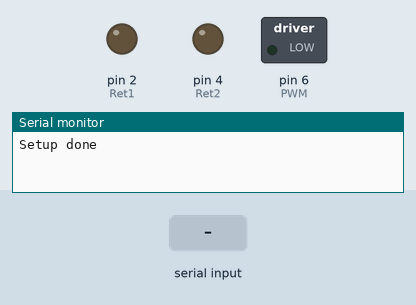
Simulated run of this sketch. Board: Arduino Uno, built with avr-gcc and run on an emulated ATmega328P. Shown: switched loads named in the sketch (green lamp = pin HIGH), output pins drawn as LEDs (lit = HIGH), the last lines printed to the serial monitor. Inputs (shaded band) come from the test bench.

Above: at 1.2 s.
1.3 s: "90,45\n" received over Serial
At 1.9 s:
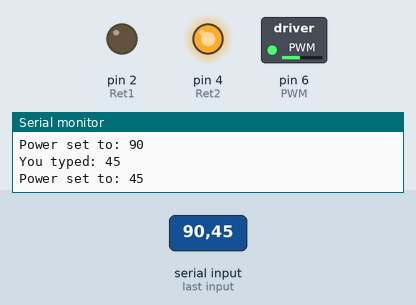
2.8 s: "30,150\n" received over Serial
At 4.0 s:
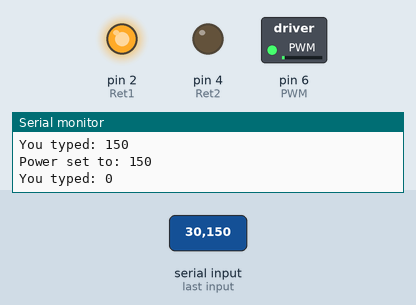
4.3 s: "5\n" received over Serial
At 5.2 s:
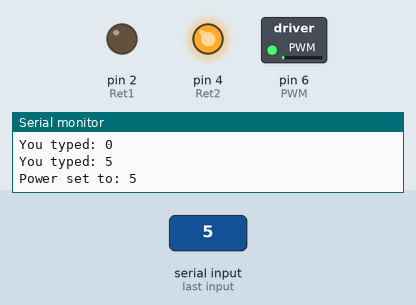
5.8 s: "200\n" received over Serial
At 6.4 s:
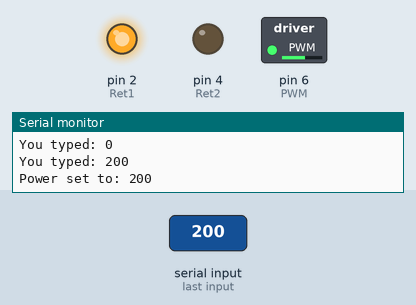
7.3 s: "90\n" received over Serial
At 8.7 s:
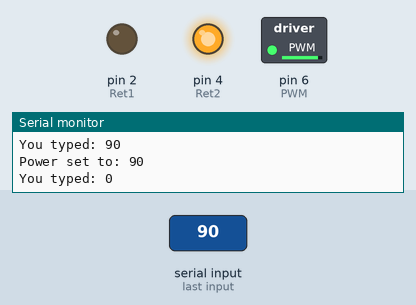
Timing chart, 0 to 9.8 s (numbered marks = the images above; inputs shaded):
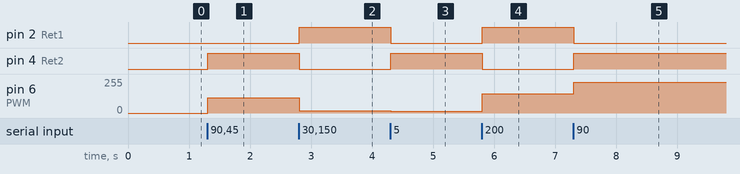

The sketch:

motor_test.ino
```cpp
/*
  const int IS_1 = A0;
  const int IN_1 = 3;
  const int INH_1 = 12;

  const int IS_2 = A1;
  const int IN_2 = 11;
  const int INH_2 = 13;
*/
const int Ret1 = 2; // Gray
const int Ret2 = 4; //  Blue
const int PWM = 6; //Yellow


int input = 0;


void setup() {
  Serial.begin(9600);
  pinMode(Ret1, OUTPUT);
  pinMode(Ret2, OUTPUT);
  pinMode(PWM, OUTPUT);
  Serial.println("Setup done");
}
/*
  void loop(){
  //Choose whichever function you want to have in your setup !
  Serial.println("Making low");
  //biDirectionPower(0);
  delay(1000);
  Serial.begin("making high");
  biDirectionPower(255*0.98);
  delay(1000);
  }
*/

void loop() {
  while (Serial.available() == 0) {}
  input = int(Serial.parseInt());     //Register input as Int
  Serial.print("You typed: " );
  Serial.println(input);              //Output the registered input
  if (input != 0 && abs(input) < 255) { //Checks if the value is usefull for the motor at a value between -255 and 255
    biDirectionPower(input*255/100);            // Rotate the motor
    Serial.print("Power set to: " );    //Output raw value through Serial for visual feedback
    Serial.println(input);
    //Serial.print(" Same as PWM: " );    //Output PWM value through Serial for visual feedback
    //Serial.print(input * 100 / 255);
    //Serial.println(" %");
  }
  else if ( input == 1000) {        //Stop movement
    biDirectionPower(0);
    Serial.print("Power set to: " );
    Serial.println(0);
  }
}


/*
void uniDirectionPowerOne(int inputUniPower) {
  analogWrite(IN_1, inputUniPower);
}
void uniDirectionPowerTwo(int inputUniPower) {
  analogWrite(IN_2, inputUniPower);
}*/
void biDirectionPower(int inputBiPower) {
  if (inputBiPower == 0 ) {       // Stop movement
    digitalWrite(Ret1, 0);
    digitalWrite(Ret2, 0);
    analogWrite(PWM, 0);
  }
  else if (inputBiPower > 0) {    // Move forward (Tighten)
    digitalWrite(Ret1, 0);
    digitalWrite(Ret2, 1);
    analogWrite(PWM, inputBiPower);
  }
  else {                          //Move backwards (Loosen)
    digitalWrite(Ret1, 1);
    digitalWrite(Ret2, 0);
    analogWrite(PWM, abs(inputBiPower));
  }
}
```

Measured:
- after the input at 1.3 s, pin 4 (Ret2): LOW → HIGH at once; pin 6 (PWM): 0/255 → 114/255 at once
- after the input at 2.8 s, pin 2 (Ret1): LOW → HIGH at once; pin 4 (Ret2): HIGH → LOW at once; pin 6 (PWM): 114/255 → 16/255 at once
- after the input at 4.3 s, pin 2 (Ret1): HIGH → LOW at once; pin 4 (Ret2): LOW → HIGH at once; pin 6 (PWM): 16/255 → 12/255 at once
- after the input at 5.8 s, pin 2 (Ret1): LOW → HIGH at once; pin 4 (Ret2): HIGH → LOW at once; pin 6 (PWM): 12/255 → 145/255 at once
- after the input at 7.3 s, pin 2 (Ret1): HIGH → LOW at once; pin 4 (Ret2): LOW → HIGH at once; pin 6 (PWM): 145/255 → 229/255 at once
